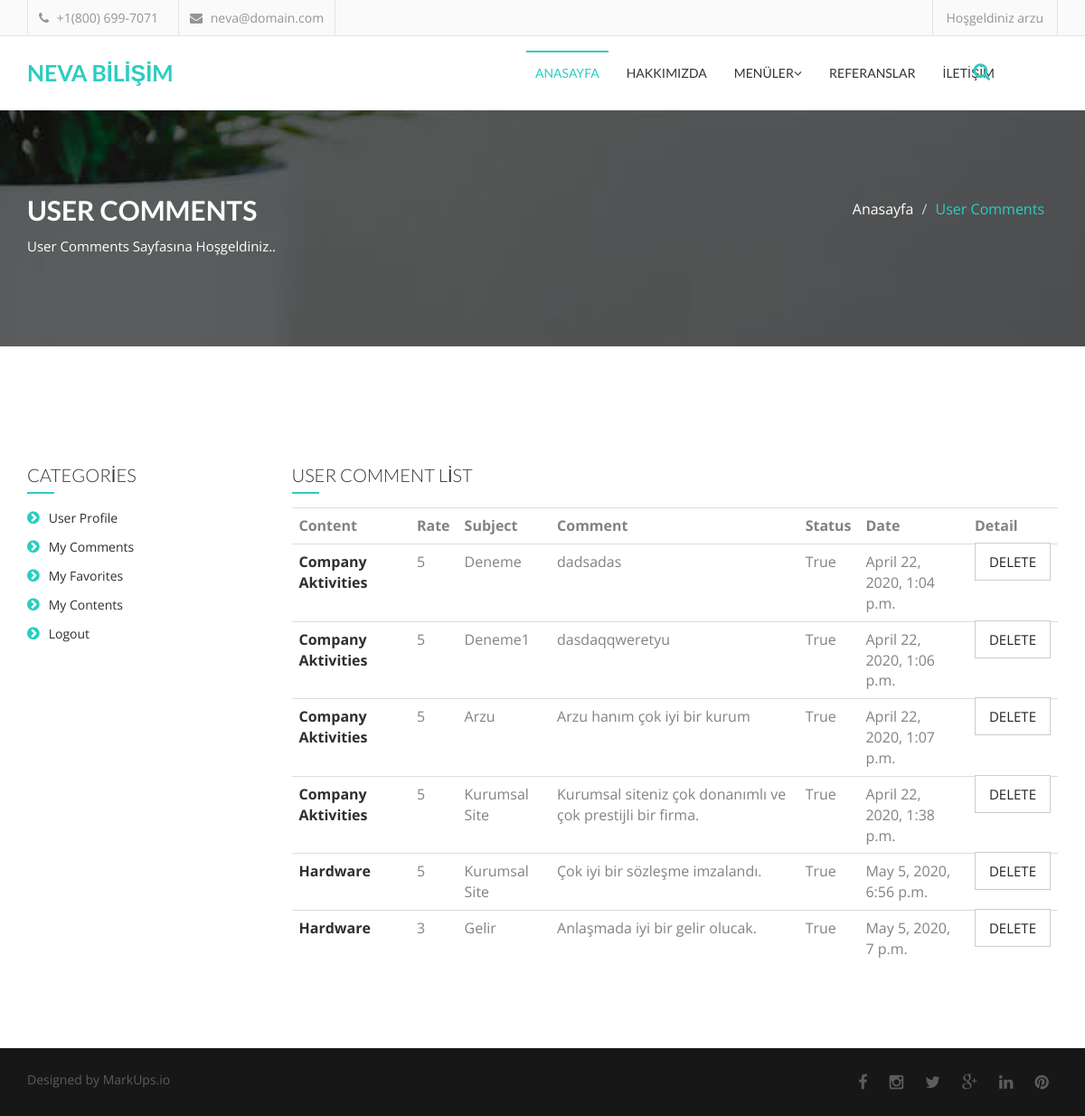
The app's page /user/comments/ (signed in), older data.
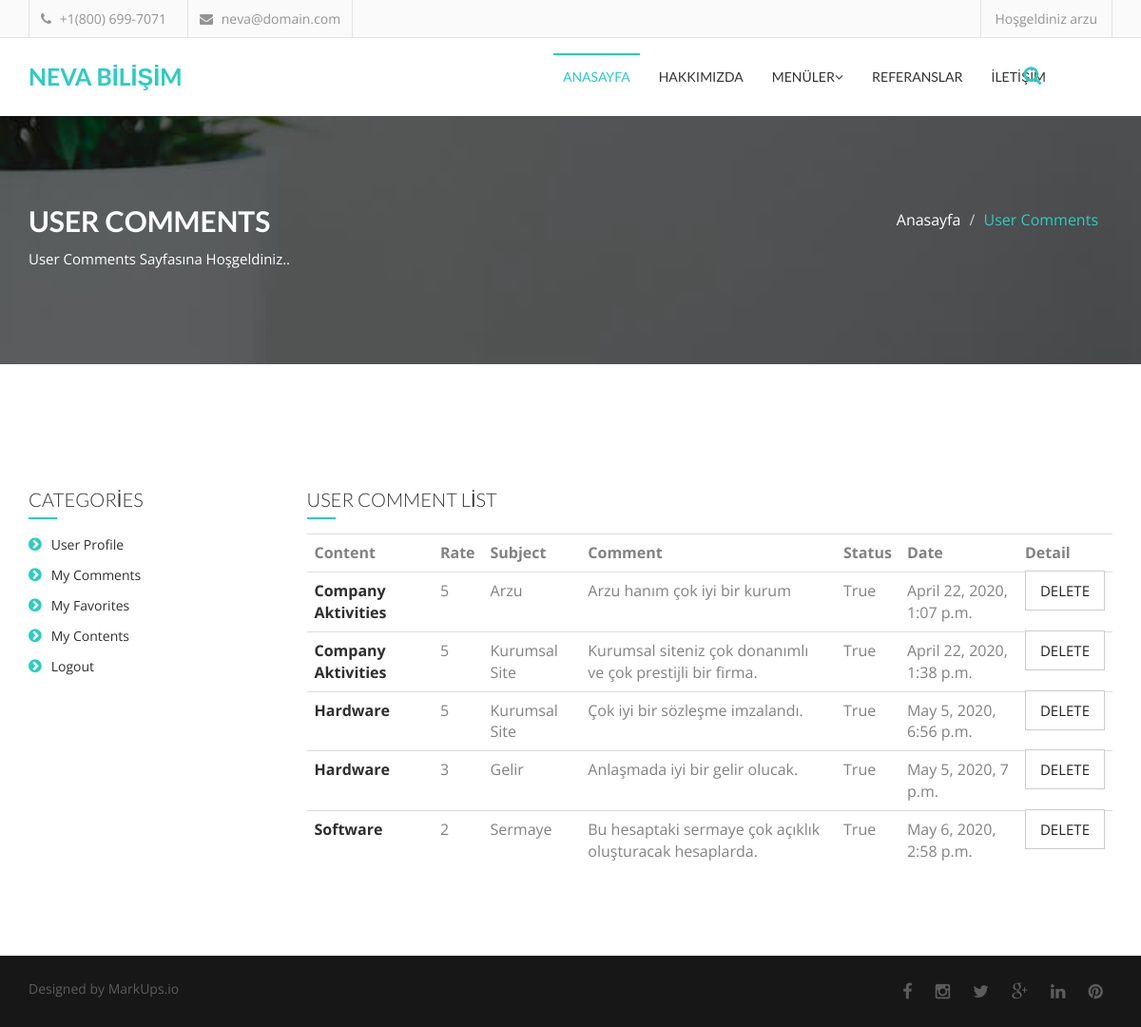
The same page, newer data.
### content/models.py (models this page shows, shortened)
class Comment(models.Model):
    STATUS = (
        ('New', 'Yeni'),
        ('True', 'Evet'),
        ('False', 'Hayır'),
    )
    content = models.ForeignKey(Content, on_delete=models.CASCADE)
    user = models.ForeignKey(User, on_delete=models.CASCADE)
    subject = models.CharField(max_length=50)
    comment = models.TextField(max_length=200, blank=True)
    rate = models.IntegerField(blank=True)
    status = models.CharField(max_length=10, choices=STATUS, default='New')
    ip = models.CharField(max_length=20, blank=True)
    create_at = models.DateTimeField(auto_now_add=True)
    update_at = models.DateTimeField(auto_now=True)

class Content(models.Model):
    STATUS = (
        ('True', 'Evet'),
        ('False', 'Hayır'),
    )
    category = models.ForeignKey(Category, on_delete=models.CASCADE)  # relation with Category table
    title = models.CharField(max_length=150)
    keywords = models.CharField(blank=True, max_length=255)
    description = models.CharField(blank=True, max_length=255)
    image = models.ImageField(upload_to='images/')
    detail = RichTextUploadingField()
    slug = models.SlugField(null=False, unique=True)
    status = models.CharField(max_length=10, choices=STATUS)
    create_at = models.DateTimeField(auto_now_add=True)
    update_at = models.DateTimeField(auto_now=True)
    def image_tag(self):
        return mark_safe('<img src="{}" height="50"/>'.format(self.image.url))
    image_tag.short_description = 'Image'

### user/views.py (the view)
# urls.py: path('comments/', views.comments, name='comments'),
@login_required(login_url='/login')  # Check login
def comments(request):
    category = Category.objects.all()
    current_user = request.user
    comments = Comment.objects.filter(user_id=current_user.id)
    context = {'category': category, 'comments': comments}
    return render(request, 'user_comments.html', context)

### user/templates/user_comments.html (shortened to what this page needs)
{% extends "homebase.html" %}
{% block body %}
    <section id="single-page-header">
        <div class="overlay">
            <div class="container">
                <div class="row">
                    <div class="col-md-6 col-sm-6 col-xs-12">
                        <div class="single-page-header-left">
                            <h2>USER COMMENTS</h2>
                            <p>User Comments Sayfasına Hoşgeldiniz..</p>
                        </div>
                    </div>
                    <div class="col-md-6 col-sm-6 col-xs-12">
                        <div class="single-page-header-right">
                            <ol class="breadcrumb">
                                <li><a href="/">Anasayfa</a></li>
                                <li class="active">User Comments</li>
                            </ol>
                        </div>
                    </div>
                </div>
            </div>
        </div>
    </section>
    <section id="contact">
        <div class="container">
            <div class="row">
                <div class="col-md-12">
                </div>
                <div class="col-md-12">
                    <div class="cotact-area">
                        <div class="row">
                            <div class="col-md-3">
                                <div class="contact-area-left">
                                    {% include "user_panel.html" %}
                                </div>
                            </div>
                            <div class="col-md-9">
                                <div class="contact-area-right">
                                    <h4 class="widget-title">USER COMMENT LİST</h4>
                                    <table class="shopping-cart-table table">
                                        <tr>
                                            <th class="text-left">Content</th>
                                            <th class="text-left">Rate</th>
                                            <th class="text-left">Subject</th>
                                            <th class="text-left">Comment</th>
                                            <th class="text-left">Status</th>
                                            <th class="text-left">Date</th>
                                            <th class="text-left">Detail</th>
                                        </tr>
                                        {% for rs in comments %}
                                            <tr>
                                                <td class="text-left">
                                                    <a href="/content/{{ rs.content_id }}/{{ rs.content_slug }}">
                                                        <strong>{{ rs.content.title }}</strong>
                                                    </a>
                                                </td>
                                                <td class="text-left">{{ rs.rate }}</td>
                                                <td class="text-left">{{ rs.subject }}</td>
                                                <td class="text-left">{{ rs.comment }}</td>
                                                <td class="text-left">{{ rs.status }}</td>
                                                <td class="text-left">{{ rs.create_at }}</td>
                                                <td class="text-left">
                                                    <a class="comment-btn" href="/user/deletecomment/{{ rs.id }}" onclick="return confirm('Will be Delete ! Are you sure?')">Delete</a>
                                                </td>
                                            </tr>
                                        {% endfor %}
                                    </table>
                                </div>
                            </div>
                        </div>
                    </div>
                </div>
            </div>
        </div>
    </section>
{% endblock %}

### home/templates/homebase.html (shortened to what this page needs)
<!DOCTYPE html>
<html lang="en">
<head>
    {% load static %}
    <link href="{% static 'css/font-awesome.css'%}" rel="stylesheet">
    <link href="{% static 'css/bootstrap.css'%}" rel="stylesheet">
    <link rel="stylesheet" type="text/css" href="{% static 'css/slick.css'%}"/>
    <link rel="stylesheet" href="{% static 'css/jquery.fancybox.css'%}" type="text/css" media="screen" />
    <link rel="stylesheet" type="text/css" href="{% static 'css/animate.css'%}"/>
    <link rel="stylesheet" type="text/css" href="{% static 'css/bootstrap-progressbar-3.3.4.css'%}"/>
    <link id="switcher" href="{% static 'css/theme-color/default-theme.css'%}" rel="stylesheet">
    <link href="{% static 'style.css'%}" rel="stylesheet">
    <link rel="stylesheet" href="https://ajax.googleapis.com/ajax/libs/jqueryui/1.11.4/themes/smoothness/jquery-ui.css">
</head>
<body>
{% include 'header.html' %}
{% include "menu.html" %}
{% block body %}{% endblock %}
{% include 'footer.html' %}
</body>
</html>

### home/templates/header.html (shortened to what this page needs)
{% load static %}
<header id="header">
            {% load mptt_tags %}
    <div class="header-bottom">
        <div class="container">
            <div class="row">
                <div class="col-md-6 col-sm-6 col-xs-6">
                    <div class="header-contact">
                        <ul>
                            <li>
                                <div class="phone">
                                    <i class="fa fa-phone"></i>
                                    +1(800) 699-7071
                                </div>
                            </li>
                            <li>
                                <div class="mail">
                                    <i class="fa fa-envelope"></i>
                                    neva@domain.com
                                </div>
                            </li>
                        </ul>
                    </div>
                </div>
                <div class="col-md-6 col-sm-6 col-xs-6">
                    <div class="header-login">
                        <a class="login modal-form" data-target="#login-form" data-toggle="modal">
                            {% if user.id is not  None %}Hoşgeldiniz {{ user.username }}{% else %} <a href="/login/">Login</a> / <a href="/signup/">Sign Up</a>{% endif %}</a>
                    </div>
                </div>
            </div>
        </div>
    </div>
</header>

### home/templates/menu.html (shortened to what this page needs)
{% load static %}
<section id="menu-area">
    <nav class="navbar navbar-default" role="navigation">
        <div class="container">
            <div class="navbar-header">
                <a class="navbar-brand" href="/">NEVA BİLİŞİM</a>
            </div>
            <div id="navbar" class="navbar-collapse collapse">
                <ul id="top-menu" class="nav navbar-nav navbar-right main-nav">
                    <li class="active"><a href="/">ANASAYFA</a></li>
                    <li><a href="/hakkimizda">HAKKIMIZDA</a></li>
                    <li class="dropdown">
                        <a href="#" class="dropdown-toggle" data-toggle="dropdown">MENÜLER<span
                                class="fa fa-angle-down"></span></a>
                            {% load mptt_tags %}
                    </li>
                    <li><a href="/referanslar">REFERANSLAR</a></li>
                    <li><a href="/iletisim">İLETİŞİM</a></li>
                </ul>
            </div>
            <a href="#" id="search-icon">
                <i class="fa fa-search">
                </i>
            </a>
        </div>
    </nav>
</section>

### user/templates/user_panel.html
<div class="sidebar-widget">
    <h4 class="widget-title">CATEGORİES</h4>
    <ul class="widget-catg">
        <li><a href="/user">User Profile</a></li>
        <li><a href="/user/comments">My Comments</a></li>
        <li><a href="#">My Favorites</a></li>
        <li><a href="#">My Contents</a></li>
        <li><a href="/logout">Logout</a></li>
    </ul>
</div>

### home/templates/footer.html (shortened to what this page needs)
{% load static %}
<footer id="footer">
    <div class="container">
        <div class="row">
            <div class="col-md-6 col-sm-6">
                <div class="footer-left">
                    <p>Designed by <a href="http://www.markups.io/">MarkUps.io</a></p>
                </div>
            </div>
            <div class="col-md-6 col-sm-6">
                <div class="footer-right">
                    <a href="https://www.facebook.com/"><i class="fa fa-facebook"></i></a>
                    <a href="https://www.instagram.com/"><i class="fa fa-instagram"></i></a>
                    <a href="https://twitter.com/"><i class="fa fa-twitter"></i></a>
                    <a href="https://www.google.com.tr/"><i class="fa fa-google-plus"></i></a>
                    <a href="https://tr.linkedin.com/"><i class="fa fa-linkedin"></i></a>
                    <a href="https://tr.pinterest.com/"><i class="fa fa-pinterest"></i></a>
                </div>
            </div>
        </div>
    </div>
</footer>

### home/static/css/theme-color/default-theme.css (style rules this page uses)
.navbar-brand { color: #2bcdc1 !important; }
.navbar-default .navbar-nav > .active > a, .navbar-default .navbar-nav > .active > a:hover, .navbar-default .navbar-nav > .active > a:focus { color: #2bcdc1; }
.main-nav > li > a:hover::before, .navbar-default .navbar-nav > .active > a::before, .navbar-default .navbar-nav > .open > a:hover::before { background-color: #2bcdc1; }
.widget-title::after { background-color: #2bcdc1; }
.widget-catg li { color: #2bcdc1; }
.contact-area-left h4::after { background-color: #2bcdc1; }
#search-icon { color: #2bcdc1; }
.single-page-header-right .breadcrumb li { color: #2bcdc1; }

Row changes from the older to the newer data that the page shows:
removed Comment: content "Company Aktivities", rate "5", subject "Deneme", comment "dadsadas", status "True", create_at "April 22, 2020, 1:04 p.m."
removed Comment: content "Company Aktivities", rate "5", subject "Deneme1", comment "dasdaqqweretyu", status "True", create_at "April 22, 2020, 1:06 p.m."
added Comment: content "Software", rate "2", subject "Sermaye", comment "Bu hesaptaki sermaye çok açıklık oluşturacak hesaplarda.", status "True", create_at "May 6, 2020, 2:58 p.m."
